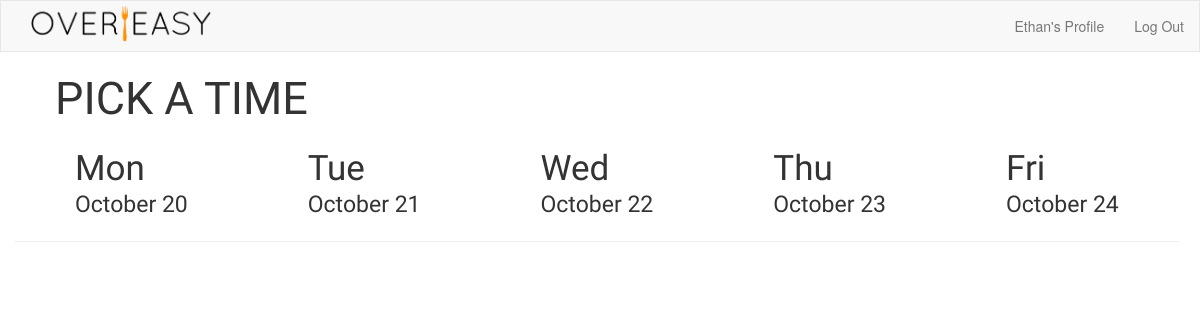
The page /cal/ (signed in) on the database as committed earlier.
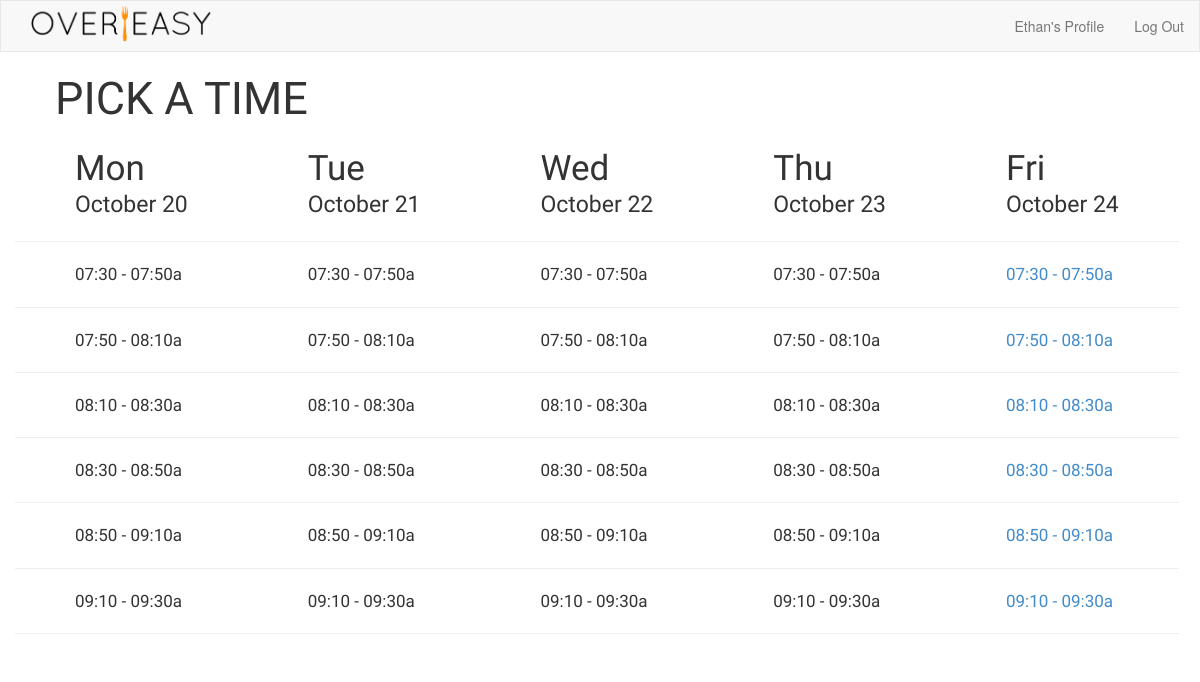
The same page on the database as committed later.
### cal/models.py (models this page shows, shortened)
class Entry(models.Model):
	time = models.TimeField()
	date = models.DateField()
	original_capacity = models.IntegerField(default=2)
	available = models.IntegerField(default=2)
	demand = models.IntegerField(default=0)
	restaurant = models.ForeignKey(Restaurant)
	length = models.IntegerField(default=20)
	shutoff_hour = models.IntegerField(default=2)
	shutoff_min = models.IntegerField(default=0)
	def end_time(self):
		dt = datetime.combine(self.date, self.time)
		td = timedelta(minutes=self.length)
		end = dt + td
		return end
	def get_start_time_string(self):
		return self.time.strftime("%I:%M")
	def get_end_time_string(self):
		end =  self.end_time()
		return end.strftime("%I:%M")
	'''
	def get_orders_for_entry(self):
		orders = []

		for o in Orders.objects.all():
			if (o.entry.id == self.id):
				orders.append(o)

		return orders
	'''
	def open(self):
		today = datetime.today()
		today_date = today.date()
		today_time = today.time()
		shutoff_time = time(self.shutoff_hour,self.shutoff_min)
		entry_shutoff_time = datetime.combine(self.date, shutoff_time)
		dt = datetime.combine(today_date, today_time)
		if dt < entry_shutoff_time:
			return True
		return False

### cal/views.py (the view)
@login_required
def render_first_look_calendar(request):
	context = RequestContext(request)
	user = request.user
	profile = users.views.return_associated_profile_type(user)
	if profile == None:
		return HttpResponse("Unfortunately, we are not currently" +
			" serving in your area.")
	today = datetime.today().date()
	week = today.isocalendar()[1]
	weekday = today.isocalendar()[2]
	mon = today - timedelta(days=weekday-1)
	if (weekday == 6) or (weekday == 7):
		week = week + 1
		mon = mon + timedelta(days=7)
	m, t, w, th, f, s, su = [], [], [], [], [], [], []
	day_list = []
	for i in range(0, 5):
		day = mon + timedelta(days=i)
		formatted_weekday = day.strftime("%a")
		formatted_day = day.strftime("%B %d")
		day_list.append((formatted_weekday, formatted_day))
		if i == 0:
			m = Entry.objects.filter(date=day)
		if i == 1:
			t = Entry.objects.filter(date=day)
		if i == 2:
			w = Entry.objects.filter(date=day)
		if i == 3:
			th = Entry.objects.filter(date=day)
		if i == 4:
			f = Entry.objects.filter(date=day)
		if i == 5:
			s = Entry.objects.filter(date=day)
		if i == 6:
			su = Entry.objects.filter(date=day)
	m = sort_list_by_time(m)
	t = sort_list_by_time(t)
	w = sort_list_by_time(w)
	th = sort_list_by_time(th)
	f = sort_list_by_time(f)
	s = sort_list_by_time(s)
	su = sort_list_by_time(su)
	days = [m, t, w, th, f, s, su]
	return render_to_response(
		'initial_calendar.html',
		{
		'days':days,
		'day_list':day_list,
		'today':today,
		'user':user,
		},
		context)

### cal/views.py (called while the page is built)
def sort_list_by_time(times):
	sorted_times = []
	for t in times:
		formatted = t.time.strftime("%I:%M")
		sorted_times.append(formatted)
	sorted_times = sorted(sorted_times)
	original_entries = []
	for k in sorted_times:
		for t in times:
			if k == t.time.strftime("%I:%M"):
				original_entries.append(t)
	return original_entries

### users/views.py (called while the page is built)
def return_associated_profile_type(user):
	'''
	Input: a User object
	Output:	1 if this is a UserProfile
			2 if this is a DriverProfile
			3 if this is a StaffProfile
			0 if it is not any type of profile
	'''
	for up in UserProfile.objects.all():
		if up.user == user:
			return up
	for dp in DriverProfile.objects.all():
		if dp.user == user:
			return dp
	for sp in StaffProfile.objects.all():
		if sp.user == user:
			return sp
	return None

### cal/templates/initial_calendar.html (shortened to what this page needs)
{% extends 'cal_base.html' %}
{% block content %}
<div id="cal_wrap_wrap">
<div id="calendar_wrapper">
	<div id="calendar-header">
		<h2>PICK A TIME</h2>
	</div>
	<table cellspacing="8" cellpadding="8">
		<tr>
			{% for day in day_list %}
			<td>
				<div class="cal_box">
					<div class="cal_box_weekday">{{ day.0 }}</div>
					<div class="cal_box_date">{{ day.1 }}</div>
				</div>
				<hr>
			</td>
			{% endfor %}
		</tr>
		<tr>
			{% for day in days %}
			<td>
				{% for deliv in day %}
					{% if deliv.open %}
					<div class="cal_box">
					<a href="{{ deliv.id }}">{{ deliv.get_start_time_string }} - {{ deliv.get_end_time_string }}a</a>
					</div>
					{% else %}
					<div class="cal_box_taken">
						{{ deliv.get_start_time_string }} - {{ deliv.get_end_time_string }}a
					</div>
					{% endif %}
				<hr>
				{% endfor %}
			</td>
			{% endfor %}
	</table>
</div>
</div>
{% endblock %}

### cal/templates/cal_base.html (shortened to what this page needs)
<!DOCTYPE html>
{% load staticfiles %}
<link rel="stylesheet" type="text/css" href="{% static 'css/bootstrap.min.css' %}">
<link rel="stylesheet" type="text/css" href="{% static 'css/overeasy.css' %}">
<html lang="en">
  <head>
  </head>
  <body>
  {% include 'head.html' %}
		<div class="container-fluid">
		        {% block content %}{% endblock %}
		</div>
  </body>
</html>

### cal/templates/head.html
{% load staticfiles %}
<link rel="stylesheet" type="text/css" href="{% static 'css/bootstrap.css' %}"/>
<link rel="stylesheet" type="text/css" href="{% static 'css/overeasy.css' %}"/>
<div id="upper_nav">
  <nav class="navbar navbar-default" role="navigation">
    <div class="collapse navbar-collapse" id="bs-example-navbar-collapse-1">
      <a class="navbar-brand" href="/"><div class="imagewrapper2"><img src="{% static "img/logo.png" %}" alt="dormserv" width="180px" style="margin-top:-10px;"/></div></a>
    <ul class="nav navbar-nav navbar-right">
      <li><a href="/profile/" style:"font-family: 'Abel', sans-serif;">{{ user.first_name }}'s Profile</a></li>
      <li><a href="/users/logout/" style="margin-right:-5%;">Log Out</a></li>
    </ul>
    </div>
  </nav
</div>

### dormserv/static/css/overeasy.css (style rules this page uses)
* { -webkit-border-radius: 0 !important; -moz-border-radius: 0 !important; border-radius: 0 !important; }
body { -webkit-background-size: cover; -moz-background-size: cover; -o-background-size: cover; background-size: cover; }
#calendar-header { font-family: 'Abel', sans-serif; font-size: 45px; margin-top: -18px; margin-left: 40px; }
#calendar-header h2 { font-size: 45px; }
.cal_box { font-family: 'Abel', sans-serif; font-size: 17px; padding-left: 60px; padding-right: 60px; border: 1px; }
.cal_box_taken { font-family: 'Abel', sans-serif; font-size: 17px; margin-left: 60px; margin-right: 60px; border: 1px; }
.cal_box_weekday { font-size: 35px; }
.cal_box_date { margin-top: -5px; font-size: 23px; }

Rows that differ between the two databases and show on the page:
added Entry: get_start_time_string "07:30", get_end_time_string "07:50"
added Entry: get_start_time_string "07:50", get_end_time_string "08:10"
added Entry: get_start_time_string "08:10", get_end_time_string "08:30"
added Entry: get_start_time_string "08:30", get_end_time_string "08:50"
added Entry: get_start_time_string "08:50", get_end_time_string "09:10"
added Entry: get_start_time_string "09:10", get_end_time_string "09:30"
added Entry: get_start_time_string "07:30", get_end_time_string "07:50"
added Entry: get_start_time_string "07:50", get_end_time_string "08:10"
added Entry: get_start_time_string "08:10", get_end_time_string "08:30"
added Entry: get_start_time_string "08:30", get_end_time_string "08:50"
added Entry: get_start_time_string "08:50", get_end_time_string "09:10"
added Entry: get_start_time_string "09:10", get_end_time_string "09:30"
added Entry: get_start_time_string "07:30", get_end_time_string "07:50"
added Entry: get_start_time_string "07:50", get_end_time_string "08:10"
added Entry: get_start_time_string "08:10", get_end_time_string "08:30"
added Entry: get_start_time_string "08:30", get_end_time_string "08:50"
added Entry: get_start_time_string "08:50", get_end_time_string "09:10"
added Entry: get_start_time_string "09:10", get_end_time_string "09:30"
added Entry: get_start_time_string "07:30", get_end_time_string "07:50"
added Entry: get_start_time_string "07:50", get_end_time_string "08:10"
added Entry: get_start_time_string "08:10", get_end_time_string "08:30"
added Entry: get_start_time_string "08:30", get_end_time_string "08:50"
added Entry: get_start_time_string "08:50", get_end_time_string "09:10"
added Entry: get_start_time_string "09:10", get_end_time_string "09:30"
added Entry: get_start_time_string "07:30", get_end_time_string "07:50"
added Entry: get_start_time_string "07:50", get_end_time_string "08:10"
added Entry: get_start_time_string "08:10", get_end_time_string "08:30"
added Entry: get_start_time_string "08:30", get_end_time_string "08:50"
added Entry: get_start_time_string "08:50", get_end_time_string "09:10"
added Entry: get_start_time_string "09:10", get_end_time_string "09:30"
